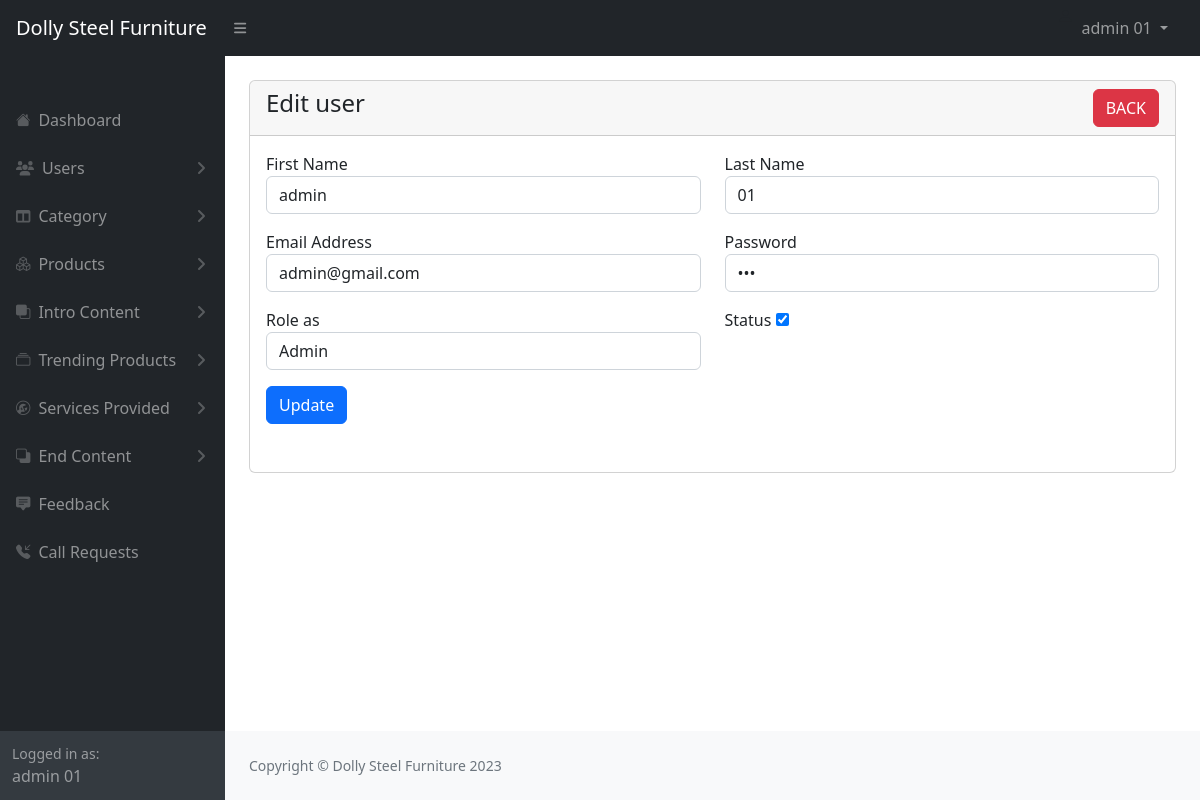
Screenshot of /admin/edit-register.php?id=1 (signed in) with the database file from the repository.
### tables this page shows
CREATE TABLE `users` (
  `id` int(11) NOT NULL,
  `fname` varchar(191) NOT NULL,
  `lname` varchar(191) NOT NULL,
  `email` varchar(191) NOT NULL,
  `password` varchar(191) NOT NULL,
  `role_as` tinyint(4) NOT NULL DEFAULT 0,
  `status` tinyint(1) NOT NULL DEFAULT 0,
  `created-at` timestamp NOT NULL DEFAULT current_timestamp()
);

### admin/edit-register.php (the view, shortened to what this page needs)
<?php
      include("./includes/header.php");
?>
<div class="container-fluid px-4">
      <div class="row">
            <div class="col-md-12">
                  <div class="card">
                        <div class="card-header">
                              <h4>Edit user
                                    <a href="./view-register.php" class="btn btn-danger float-end">BACK</a>
                              </h4>
                        </div>
                        <div class="card-body">
                              <?php
                                    if(isset($_GET['id'])){
                                          $user_id = $_GET['id'];
                                          $users = "SELECT * FROM users WHERE id = '$user_id' LIMIT 1";
                                          $users_run = mysqli_query($con, $users);
                                          if(mysqli_num_rows($users_run) > 0){
                                                foreach($users_run as $user){
                                                ?>
                                          <form action="./code.php" method="POST">
                                                <div class="row">
                                                      <div class="col-md-6 mb-3">
                                                            <label for="">First Name</label>
                                                            <input type="text" name="fname" value="<?=$user['fname'];?>" class="form-control">
                                                      </div>
                                                      <div class="col-md-6 mb-3">
                                                            <label for="">Last Name</label>
                                                            <input type="text" name="lname" value="<?=$user['lname'];?>" class="form-control">
                                                      </div>
                                                      <div class="col-md-6 mb-3">
                                                            <label for="">Email Address</label>
                                                            <input type="text" name="email" value="<?=$user['email'];?>" class="form-control">
                                                      </div>
                                                      <div class="col-md-6 mb-3">
                                                            <label for="">Password</label>
                                                            <input type="password" name="password" value="<?=$user['password'];?>" class="form-control">
                                                      </div>
                                                      <div class="col-md-6 mb-3">
                                                            <label for="">Role as</label>
                                                            <select name="role_as" required class="form-control">
                                                                  <option value="1" <?=$user['role_as'] == '1' ? 'selected': '' ;?> >Admin</option>
                                                            </select>
                                                      </div>
                                                      <div class="col-md-6 mb-3">
                                                      <label for="">Status</label>
                                                            <input type="checkbox" name="status" <?=$user['status'] == '1' ? 'checked': '' ;?>  width="70px" height="70px"/>
                                                      </div>
                                                      <div class="col-md-12 mb-3">
                                                            <button type="submit" name="update_user" class="btn btn-primary">Update</button>
                                                      </div>
                                                </div>
                                          </form>
                                          <?php
                                                }
                                          }
                                          else{
                                                ?>
                                                <h4>No Record Found</h4>
                                                <?php
                                          }
                                    }
                              ?>
                        </div>
                  </div>
            </div>
      </div>
</div>
<?php
      include("./includes/footer.php");
      include("./includes/scripts.php");
?>

### rows the page displays
users: fname "admin", lname "01", email "admin@gmail.com", role_as "Admin", status "☑"

### other values shown
$_SESSION['auth_user']['user_name'] "admin 01"
